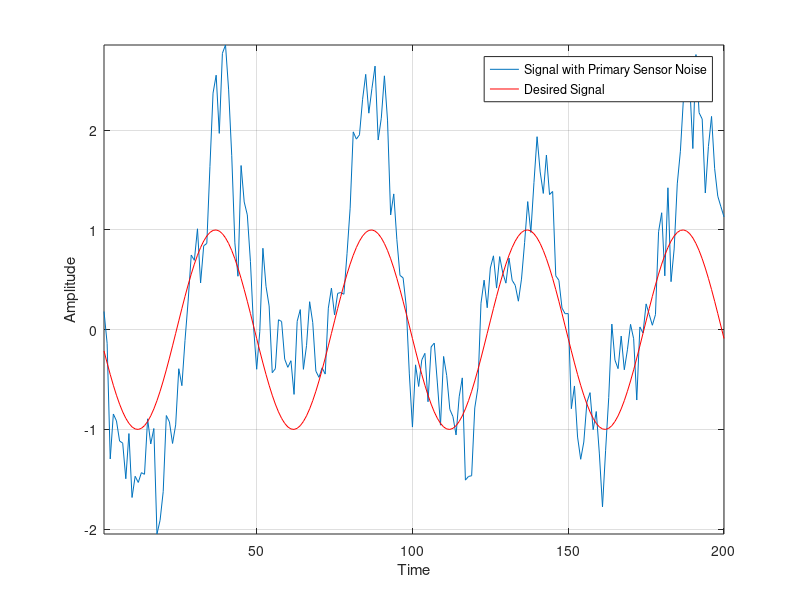
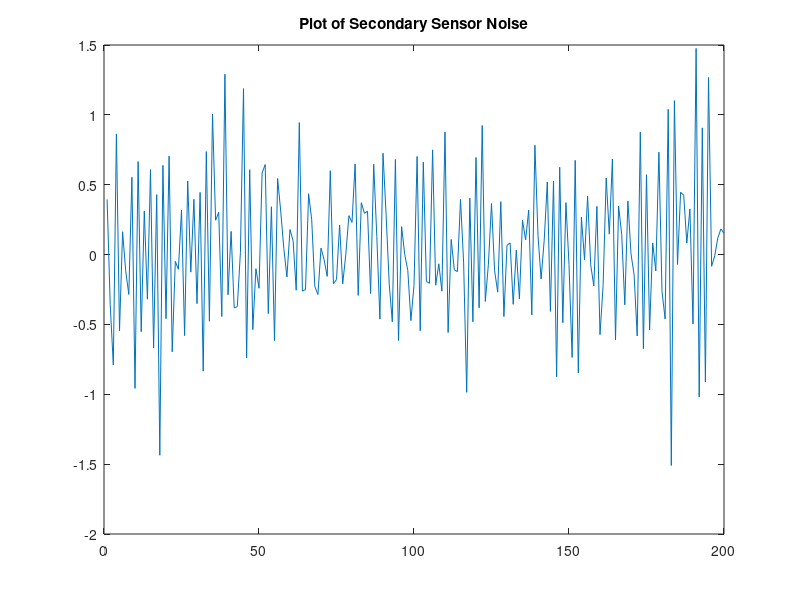

Write MATLAB code to recreate these figures, in order. (Note: this script raises an error after producing the figures.)
clear;
close all;

% Given wave characteristics

theta = 2*pi*rand-pi; %varying theta from -pi to pi
w0 = 0.04*pi;
N = 100000;
n = 1:N;

dn=sin(n*w0+theta);

vn=0.4*randn(1,N);

v1(1)=vn(1);
v2(1)=vn(1);
for i=2:N
    v1(i)=0.8*v1(i-1)+vn(i);    %primary sensor noise
    v2(i)=-0.6*v2(i-1)+vn(i);   %secondary sensor noise
    %both noises are correlated
end

xn=dn+v1;       % Recieved Signal

figure()
plot(1:200,xn(1:200));
hold on;
plot(1:200,dn(1:200),'r');
xlabel('Time'); ylabel('Amplitude'); grid on; axis tight;
legend('Signal with Primary Sensor Noise','Desired Signal');

figure();
plot(1:200,v2(1:200));
title('Plot of Secondary Sensor Noise');

rv2=AutoCorr(v2(1:200));

stem(rv2(20:39),'xr');
xlabel('Index');ylabel('Amplitude');grid on; axis tight;
title('Autocorrelation of Secondary Sensor Noise Signal');

rxv2=CrossCorr(xn(1:200),v2(1:200));

figure();
stem(rxv2);
xlabel('Index');
title('Cross-correlation between Received Signal and Secondary Noise');grid on; axis tight;

% Order 8 Wiener Filter

order = 8;
Rv2 = zeros(order,order);
for i = 1: order
    count = i;
    for j = 1 : order
        Rv2(i,j) = rv2(count);
        if (j<i)
            count = count -1;
        else
            count = count +1;
        end
        
    end
end

wiener2 = Rv2\rxv2(1:order);

v1_est = conv(wiener2,v2);

d_est = xn - v1_est(1:N);

figure();
plot(d_est(1:200));
hold on
plot(dn(1:200),'r');
hold off;
title('Estimated Signal and Desired Signal for Order = 8');
xlabel('Time'); ylabel('Amplitude'); grid on; axis tight;
legend('Estimated Signal', 'Original Signal');
MSE_d_8 = mse(d_est,dn);
MSE_v1_8 = mse(v1_est,v1);
display(MSE_d_8);
display(MSE_v1_8);

% Order 64 Wiener Filter

order = 64;
Rv2 = zeros(order,order);
for i = 1: order
    count = i;
    for j = 1 : order
        Rv2(i,j) = rv2(count);
        if (j<i)
            count = count -1;
        else
            count = count +1;
        end
        
    end
end

wiener2 = Rv2\rxv2(1:order);

v1_est = conv(wiener2,v2);

d_est = xn - v1_est(1:N);

figure();
plot(d_est(1:200));
hold on
plot(dn(1:200),'r');
hold off;
title('Estimated Signal and Desired Signal for order 64');
xlabel('Time'); ylabel('Amplitude'); grid on; axis tight;
legend('Estimated Signal', 'Original Signal');
MSE_d_64 = mse(d_est,dn);
MSE_v1_64 = mse(v1_est,v1);
display(MSE_d_64);
display(MSE_v1_64);